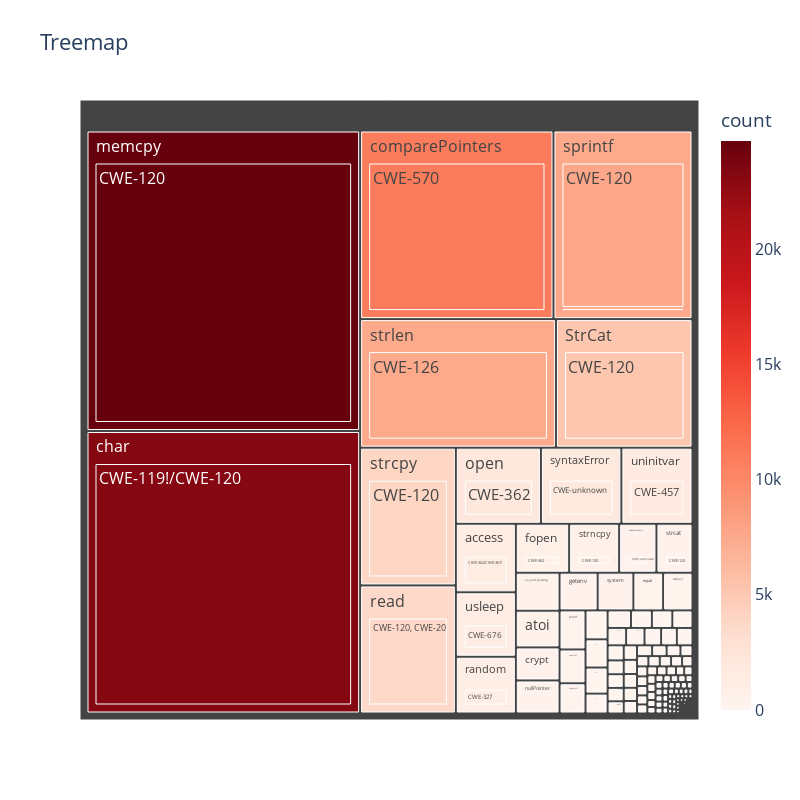

Notebook code for this chart:
### Code cell
# Create a treemap from the same data
fig = px.treemap(dfplt, 
    path=['category', 'cwe'],
    values='count',
    color='count',
    color_continuous_scale='Reds',
    title='Treemap'
)

# Update layout if necessary
fig.update_layout(
    autosize=True,
    width=800,
    height=800,
    font=dict( 
        size=16,
    )
)
# Show the treemap
fig.show()
fig.write_image(fig_dir / "vul_statistics.pdf")

### Figure 1 — Plotly figure (JSON) as saved in the notebook; plotly's stock layout.template omitted (floating-point values rounded to 4 significant figures; data arrays with more than 128 entries replaced by an {"elided": "..."} marker saying what was removed)
{"data": [{"branchvalues": "total", "customdata": {"elided": "295x1 float values"}, "domain": {"x": [0, 1], "y": [0, 1]}, "hovertemplate": "labels=%{label}<br>count_sum=%{value}<br>parent=%{parent}<br>id=%{id}<br>count=%{color}<extra></extra>", "ids": {"elided": "295 str values"}, "labels": {"elided": "295 str values"}, "marker": {"coloraxis": "coloraxis", "colors": {"elided": "295 float values"}}, "name": "", "parents": {"elided": "295 str values"}, "type": "treemap", "values": {"elided": "295 int values"}}], "layout": {"autosize": true, "coloraxis": {"colorbar": {"title": {"text": "count"}}, "colorscale": [[0, "rgb(255,245,240)"], [0.125, "rgb(254,224,210)"], [0.25, "rgb(252,187,161)"], [0.375, "rgb(252,146,114)"], [0.5, "rgb(251,106,74)"], [0.625, "rgb(239,59,44)"], [0.75, "rgb(203,24,29)"], [0.875, "rgb(165,15,21)"], [1, "rgb(103,0,13)"]]}, "font": {"size": 16}, "height": 800, "legend": {"tracegroupgap": 0}, "title": {"text": "Treemap"}, "width": 800}}
